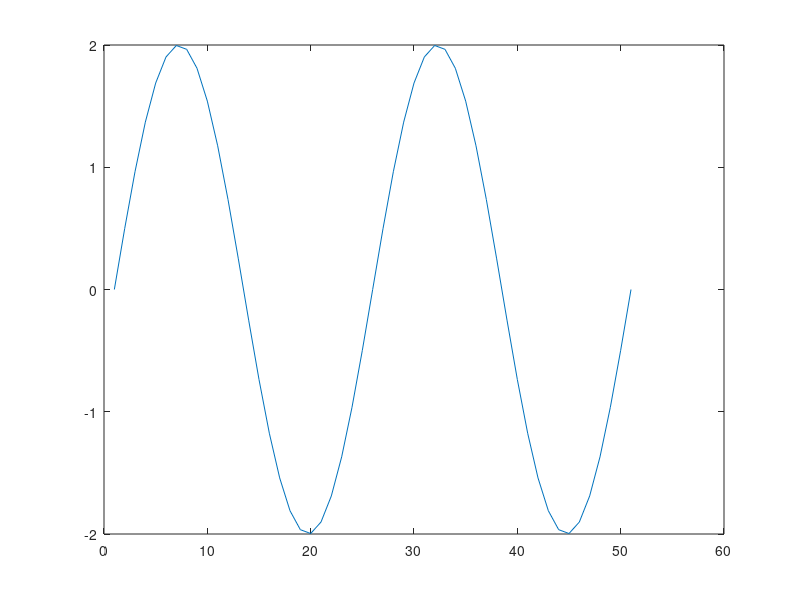

This figure's MATLAB source:
n = 0:50;            #karena panjang gelombang nya 50
f = 1/25;            #karena pergelombang 25
y = 2*sin(2*pi*f*n); #karena ingin dari -2 sampai 2
plot(y);             #perintah untuk mencetak
